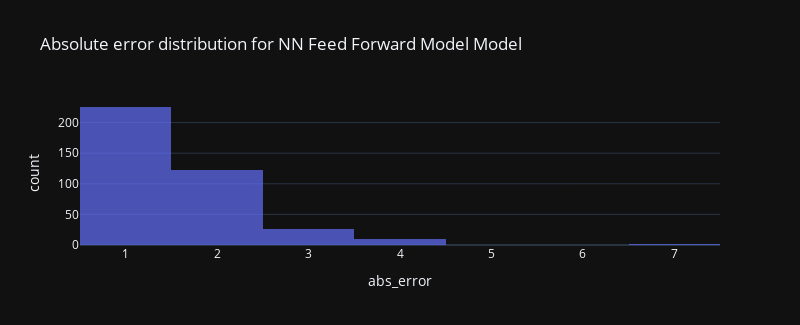

Write notebook code for a chart like this one.
### Code cell
plot_abs_err(y_pred_rounded, 'NN Feed Forward Model')

### Figure 1 — Plotly figure (JSON) as saved in the notebook; plotly's stock layout.template omitted (floating-point values rounded to 4 significant figures; data arrays with more than 128 entries replaced by an {"elided": "..."} marker saying what was removed)
{"data": [{"alignmentgroup": "True", "bingroup": "x", "hovertemplate": "abs_error=%{x}<br>count=%{y}<extra></extra>", "legendgroup": "", "marker": {"color": "#636efa", "opacity": 0.7}, "name": "", "nbinsx": 8, "offsetgroup": "", "orientation": "v", "showlegend": false, "type": "histogram", "x": {"elided": "383 int values"}, "xaxis": "x", "yaxis": "y"}], "layout": {"barmode": "relative", "height": 325, "legend": {"tracegroupgap": 0}, "title": {"text": "Absolute error distribution for NN Feed Forward Model Model"}, "width": 800, "xaxis": {"anchor": "y", "autorange": true, "domain": [0, 1], "range": [0.5, 7.5], "title": {"text": "abs_error"}, "type": "linear"}, "yaxis": {"anchor": "x", "autorange": true, "domain": [0, 1], "range": [0, 236.8], "title": {"text": "count"}}}}
